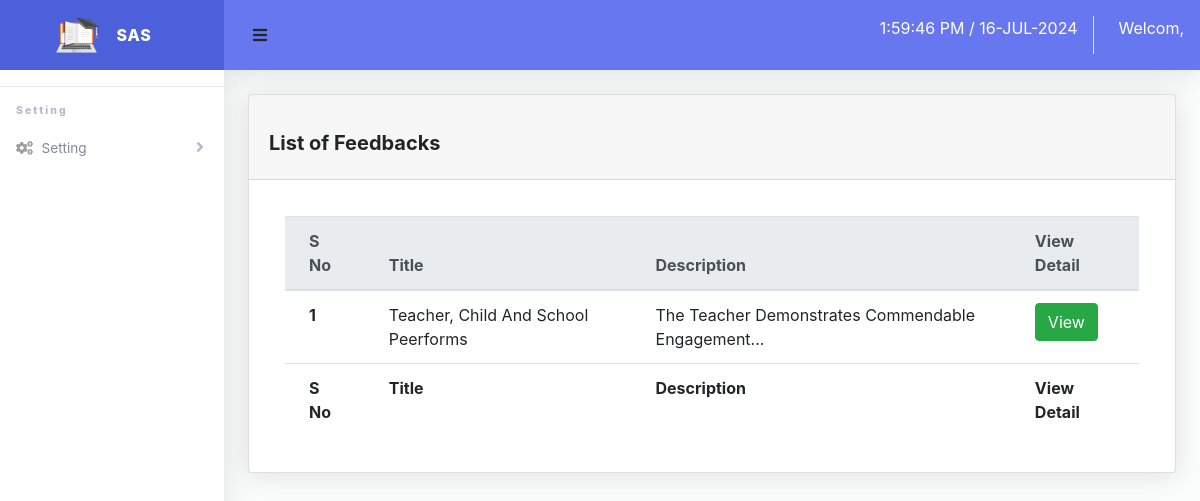
The page /admin/all-feedback.php on the database its author committed.
### tables this page shows
CREATE TABLE `feedback` (
  `id` int(10) NOT NULL,
  `title` varchar(255) NOT NULL,
  `description` varchar(255) NOT NULL,
  `parent_id` int(10) NOT NULL,
  `date` timestamp(6) NOT NULL DEFAULT current_timestamp(6)
);

### include/function.php (called while the page is built, shortened)
<?php
require_once 'config.php';
function select($table, $columns = '*', $where = NULL, $order_by = NULL, $limit = NULL, $offset = NULL)
{
	global $conn;
	$sql = "SELECT  $columns FROM  " . $table;
	$result = mysqli_query($conn, $sql);
	if ($result) {
		$data = mysqli_fetch_all($result, MYSQLI_ASSOC);
		return $data;
	} else {
		$msg = array(
			'status' => false,
			'msg' => 'Connection failed: ' . mysqli_error($conn),
		);
	}
	return $msg;
}

### admin/all-feedback.php (the view, shortened to what this page needs)
<?php
require_once '../include/header.php';
require_once '../include/function.php';
$data = select('feedback', '*');
?>
<div class="container-fluid">
    <div class="card mb-4">
        <div class="card-header d-flex flex-row align-items-center justify-content-between">
            <h5 class="card-title text-center mt-4 font-weight-bold">List of Feedbacks</h5>
        </div>
        <div class="card-body">
            <div class="table-responsive p-3">
                <table class="table align-items-center table-flush table-hover" id="dataTableHover">
                    <thead class="thead-light">
                        <tr>
                            <th>S No</th>
                            <th>Title</th>
                            <th>Description</th>
                            <th>View Detail</th>
                        </tr>
                    </thead>
                    <tfoot>
                        <tr>
                            <th>S No</th>
                            <th>Title</th>
                            <th>Description</th>
                            <th>View Detail</th>
                        </tr>
                    </tfoot>
                    <tbody>
                        <?php
                        foreach ($data as $key => $value) {
                            echo  ' <tr class="text-capitalize">
                                        <th>' . $key + 1 . '</th>
                                        <td>' . $value['title'] . '</td>
                                        <td>' .  mb_strimwidth($value['description'], 0, 50, '...') . '</td>
                                        <td>
                                                <a class="text-white btn btn-success modal-load" href="view-feedback.php?id='
                                . $value['id'] . '&parent_id=' . $value['parent_id'] . '" data-toggle="modal" data-target="#exampleModal">View</a>
                                        </td>
                                    </tr>';
                        }
                        ?>
                    </tbody>
                </table>
            </div>
        </div>
    </div>
    <?php
    require_once '../include/footer.php';
    ?>

### assets/css/style.css (style rules this page uses)
html { font-family: sans-serif; line-height: 1.15; -webkit-text-size-adjust: 100%; -webkit-tap-highlight-color: transparent }
body { margin: 0; font-family: -apple-system, BlinkMacSystemFont, "Segoe UI", Roboto, "Helvetica Neue", Arial, "Noto Sans", sans-serif, "Apple Color Emoji", "Segoe UI Emoji", "Segoe UI Symbol", "Noto Color Emoji"; font-size: 1rem; font-weight: 400; line-height: 1.5; color: #212529; text-align: left; background-color: #fff }
h1, h2, h3, h4, h5, h6 { margin-top: 0; margin-bottom: .5rem }
a { color: #007bff; text-decoration: none; background-color: transparent }
table { border-collapse: collapse }
th { text-align: inherit }
.h1, .h2, .h3, .h4, .h5, .h6, h1, h2, h3, h4, h5, h6 { margin-bottom: .5rem; font-weight: 500; line-height: 1.2 }
.h5, h5 { font-size: 1.25rem }
.container, .container-fluid, .container-lg, .container-md, .container-sm, .container-xl { width: 100%; padding-right: 15px; padding-left: 15px; margin-right: auto; margin-left: auto }
.table { width: 100%; margin-bottom: 1rem; color: #212529 }
.table td, .table th { padding: .75rem; vertical-align: top; border-top: 1px solid #dee2e6 }
.table thead th { vertical-align: bottom; border-bottom: 2px solid #dee2e6 }
.table .thead-light th { color: #495057; background-color: #e9ecef; border-color: #dee2e6 }
.table-responsive { display: block; width: 100%; overflow-x: auto; -webkit-overflow-scrolling: touch }
.btn { display: inline-block; font-weight: 400; color: #212529; text-align: center; vertical-align: middle; -webkit-user-select: none; -moz-user-select: none; -ms-user-select: none; user-select: none; background-color: transparent; border: 1px solid transparent; padding: .375rem .75rem; font-size: 1rem; line-height: 1.5; border-radius: .25rem; transition: color .15s ease-in-out, background-color .15s ease-in-out, border-color .15s ease-in-out, box-shadow .15s ease-in-out }
.btn-success { color: #fff; background-color: #28a745; border-color: #28a745 }
.card { position: relative; display: -ms-flexbox; display: flex; -ms-flex-direction: column; flex-direction: column; min-width: 0; word-wrap: break-word; background-color: #fff; background-clip: border-box; border: 1px solid rgba(0, 0, 0, .125); border-radius: .25rem }
.card-body { -ms-flex: 1 1 auto; flex: 1 1 auto; min-height: 1px; padding: 1.25rem }
.card-title { margin-bottom: .75rem }
.card-header { padding: .75rem 1.25rem; margin-bottom: 0; background-color: rgba(0, 0, 0, .03); border-bottom: 1px solid rgba(0, 0, 0, .125) }
.d-flex { display: -ms-flexbox !important; display: flex !important }
.flex-row { -ms-flex-direction: row !important; flex-direction: row !important }
.justify-content-between { -ms-flex-pack: justify !important; justify-content: space-between !important }
.align-items-center { -ms-flex-align: center !important; align-items: center !important }
.mt-4, .my-4 { margin-top: 1.5rem !important }
.mb-4, .my-4 { margin-bottom: 1.5rem !important }
.p-3 { padding: 1rem !important }
.text-center { text-align: center !important }
.text-capitalize { text-transform: capitalize !important }
.font-weight-bold { font-weight: 700 !important }
.text-white { color: #fff !important }

### assets/css/dashboard.css (style rules this page uses)
html { position: relative; min-height: 100%; font-family: Nunito }
body { height: 100% }
.container, .container-fluid, .container-login { padding-left: 1.5rem; padding-right: 1.5rem }
.table-flush td, .table-flush th { border-right: 0; border-left: 0 }
.table-flush tbody tr:first-child td, .table-flush tbody tr:first-child th { border-top: 0 }
.table-flush tbody tr:last-child td, .table-flush tbody tr:last-child th { border-bottom: 0 }
.card .table { margin-bottom: 0 }
.card .table td, .card .table th { padding-right: 1.5rem; padding-left: 1.5rem }
.card { -webkit-box-shadow: 0 .15rem 1.75rem 0 rgba(58, 59, 69, .15) !important; box-shadow: 0 .15rem 1.75rem 0 rgba(58, 59, 69, .15) !important }

### rows shown on the page
feedback: title "Teacher, Child And School Peerforms", description "The Teacher Demonstrates Commendable Engagement..."
